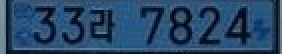
#> input picture numPlate.jpg, 141 x 27 px (shown 2 times larger)
$ python ColorCheck.py
#> lines starting #> are read from the running program, lines starting #| are printed output that depends on the picture
from PIL import Image

def colort(color):
        if(color[2]>100 and color[1]<=color[2] and color[2] > color[0] + 35):
            return True
        else:
            return False

img = Image.open('numPlate.jpg').convert('RGBA')
datas = img.getdata()
newData = []
for item in datas:
    if(colort(item)):
        newData.append((255, 255, 255, 0))
    else:
        newData.append(item)
#> this loop made 3807 passes
#> item on passes 1 to 3: (126, 150, 162, 255), (122, 146, 158, 255), (113, 136, 150, 255)
#> after the loop, newData = 3807 items, first 6: (255, 255, 255, 0), (255, 255, 255, 0), (255, 255, 255, 0), (0, 20, 36, 255), (17, 43, 60, 255), (32, 59, 80, 255)

img.putdata(newData)
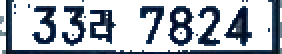
#> img: PIL image 141x27 RGBA (shown 2 times larger); mean R, G, B, A 172.3, 179.7, 189, 89; transparent parts drawn white

img.save('Colortest.png', 'PNG')
